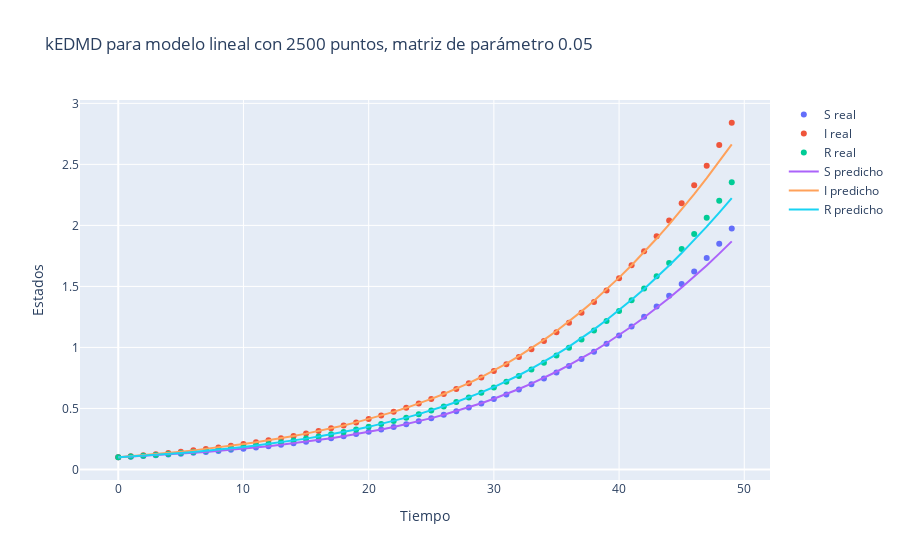

This figure's notebook cell:
### Code cell
# Alpha
alpha = 0.05

# Predicción
x, x_koop = compute_linear_kedmd(alpha, N)

# Gráfico
fig = go.Figure()

fig.add_trace(go.Scatter(x=t, y=x[:,0], name='x1 real', mode='markers'))
fig.add_trace(go.Scatter(x=t, y=x[:,1], name='x2 real', mode='markers'))
fig.add_trace(go.Scatter(x=t, y=x[:,2], name='x3 real', mode='markers'))

fig.add_trace(go.Scatter(x=t, y=x_koop[:,0], name='x1 predicho'))
fig.add_trace(go.Scatter(x=t, y=x_koop[:,1], name='x2 predicho'))
fig.add_trace(go.Scatter(x=t, y=x_koop[:,2], name='x3 predicho'))

# Colocar titulo
fig.update_layout(
    title=f"kEDMD para modelo lineal con {N} puntos, matriz de parámetro {alpha}",
    xaxis_title="Tiempo",
    yaxis_title="Estados"
    )

fig.write_image(img_path+"Linear3.pdf")
fig.show()
